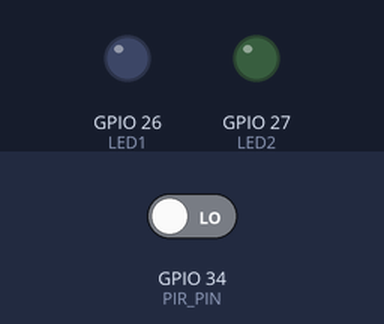
Recording of a program running on a simulated ESP32. On the bench: output pins drawn as LEDs (lit = HIGH). The test bench sets the inputs (shaded band); at power-on: GPIO 34 (PIR_PIN) LOW. WiFi joins after 1.5 s; servers stay silent unless stated; what the program prints to the serial monitor is not drawn.

Above: at 2.7 s.
2.8 s: GPIO 34 (PIR_PIN) driven HIGH
At 3.6 s:
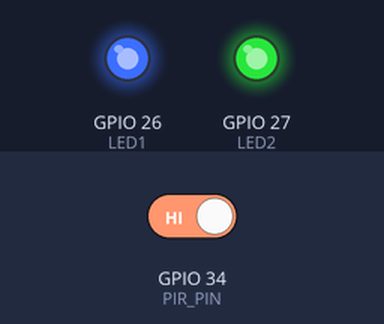
5.8 s: GPIO 34 (PIR_PIN) driven LOW
At 7.1 s:
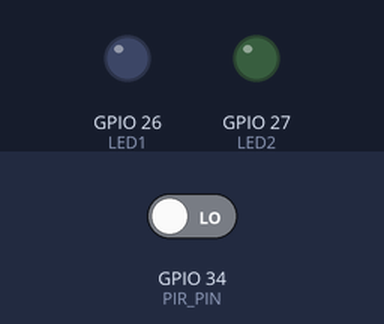
Timing chart, 0 to 8.8 s (numbered marks = the images above; inputs shaded):
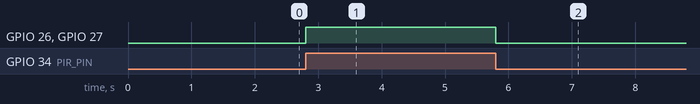

Measured:
- after the input at 2.8 s, GPIO 26 (LED1), GPIO 27 (LED2): LOW → HIGH at once
- after the input at 5.8 s, GPIO 26 (LED1), GPIO 27 (LED2): HIGH → LOW at once

The program:

main.cpp
```cpp
#include <WiFi.h>
#include <WiFiClient.h>
#include <WebServer.h>
#include <uri/UriBraces.h>
#include <HTTPClient.h>

#define WIFI_SSID "Wokwi-GUEST"
#define WIFI_PASSWORD ""
#define WIFI_CHANNEL 6

#define LED1 26
#define LED2 27
#define PIR_PIN 34

const char* thingSpeakHost = "api.thingspeak.com";
String thingSpeakApiKey = "T73H1V7OL78X8H3K"; // thingSpeak API key
unsigned long thingSpeakChannelID = 2873358; // channel ID
unsigned long lastThingSpeakUpdate = 0;
const long updateInterval = 15000;

WebServer server(80);

bool led1State = false;
bool led2State = false;
bool motionOverride1 = false;
bool motionOverride2 = false;

void sendHtml() {
  String response = R"(
    <!DOCTYPE html>
<html lang="en">
<head>
    <meta charset="UTF-8">
    <meta name="viewport" content="width=device-width, initial-scale=1">
    <title>ESP32 Web Server</title>
    <link href="https://fonts.googleapis.com/css2?family=Poppins:wght@300;400;600&display=swap" rel="stylesheet">
    <style>
        * { margin: 0; padding: 0; box-sizing: border-box; }
        body { font-family: 'Poppins', sans-serif; text-align: center; background: linear-gradient(to right, #2c3e50, #4ca1af); color: #fff; padding: 20px; }
        h1 { font-size: 2.5em; margin-bottom: 20px; font-weight: 600; }
        .container { display: flex; justify-content: center; flex-wrap: wrap; gap: 20px; margin-top: 20px; }
        .card { background: rgba(255, 255, 255, 0.15); padding: 25px; border-radius: 15px; box-shadow: 0 8px 16px rgba(0, 0, 0, 0.2); text-align: center; width: 220px; transition: transform 0.3s ease; }
        .card:hover { transform: scale(1.05); }
        h2 { font-size: 1.8em; margin-bottom: 15px; }
        .btn { display: inline-block; width: 100%; padding: 12px; font-size: 1.4em; border: none; border-radius: 8px; cursor: pointer; transition: background 0.3s, transform 0.2s; font-weight: 600; color: white; }
        .ON { background: #27ae60; }
        .OFF { background: #e74c3c; }
        .btn:hover { transform: scale(1.05); opacity: 0.9; }
        @media (max-width: 600px) { .container { flex-direction: column; align-items: center; } .card { width: 90%; } }
    </style>
</head>
<body>
    <h1>ESP32 Web Server</h1>
    <div class="container">
        <div class="card">
            <h2>LED 1 (Motion)</h2>
            <a href="/toggle/1" class="btn LED1_TEXT">LED1_TEXT</a>
        </div>
        <div class="card">
            <h2>LED 2 (Motion)</h2>
            <a href="/toggle/2" class="btn LED2_TEXT">LED2_TEXT</a>
        </div>
    </div>
</body>
</html>
  )";
  response.replace("LED1_TEXT", led1State ? "ON" : "OFF");
  response.replace("LED2_TEXT", led2State ? "ON" : "OFF");
  server.send(200, "text/html", response);
}

void sendToThingSpeak() {
  if (millis() - lastThingSpeakUpdate < updateInterval) return; // Respect 15s interval

  WiFiClient client;
  HTTPClient http;
  String url = "http://";
  url += thingSpeakHost;
  url += "/update?api_key=";
  url += thingSpeakApiKey;
  url += "&field1=";
  url += led1State ? "1" : "0";
  url += "&field2=";
  url += led2State ? "1" : "0";
  url += "&field3=";
  url += (digitalRead(PIR_PIN) == HIGH) ? "1" : "0";

  http.begin(client, url);
  int httpCode = http.GET();
  if (httpCode > 0) {
    Serial.println("Data sent to ThingSpeak: HTTP " + String(httpCode));
  } else {
    Serial.println("Failed to send to ThingSpeak: " + http.errorToString(httpCode));
  }
  http.end();
  lastThingSpeakUpdate = millis();
}

void setup(void) {
  Serial.begin(115200);
  pinMode(LED1, OUTPUT);
  pinMode(LED2, OUTPUT);
  pinMode(PIR_PIN, INPUT);
  digitalWrite(LED1, LOW);
  digitalWrite(LED2, LOW);

  WiFi.begin(WIFI_SSID, WIFI_PASSWORD, WIFI_CHANNEL);
  Serial.print("Connecting to WiFi ");
  Serial.print(WIFI_SSID);
  while (WiFi.status() != WL_CONNECTED) {
    delay(100);
    Serial.print(".");
  }
  Serial.println(" Connected!");
  Serial.print("IP address: ");
  Serial.println(WiFi.localIP());
  Serial.println("Type 'm' to reset both LEDs to motion mode");

  server.on("/", sendHtml);
  server.on(UriBraces("/toggle/{}"), []() {
    String led = server.pathArg(0);
    Serial.print("Toggle LED #");
    Serial.println(led);

    switch (led.toInt()) {
      case 1:
        led1State = !led1State;
        motionOverride1 = true;
        digitalWrite(LED1, led1State);
        Serial.println(led1State ? "LED1 ON (Manual)" : "LED1 OFF (Manual)");
        break;
      case 2:
        led2State = !led2State;
        motionOverride2 = true;
        digitalWrite(LED2, led2State);
        Serial.println(led2State ? "LED2 ON (Manual)" : "LED2 OFF (Manual)");
        break;
    }
    sendHtml();
  });

  server.begin();
  Serial.println("HTTP server started");
}

void loop(void) {
  server.handleClient();

  // Serial command to reset to motion mode
  if (Serial.available() > 0) {
    char input = Serial.read();
    if (input == 'm') {
      motionOverride1 = false;
      motionOverride2 = false;
      Serial.println("Reset both LEDs to Motion Mode");
    }
  }

  // Motion detection for both LEDs (if not overridden)
  bool motionDetected = digitalRead(PIR_PIN) == HIGH;
  static bool lastMotion = LOW;

  if (motionDetected != lastMotion) {
    if (motionDetected) {
      if (!motionOverride1) {
        led1State = true;
        digitalWrite(LED1, HIGH);
        Serial.println("Motion Detected - LED1 ON");
      }
      if (!motionOverride2) {
        led2State = true;
        digitalWrite(LED2, HIGH);
        Serial.println("Motion Detected - LED2 ON");
      }
    } else {
      if (!motionOverride1) {
        led1State = false;
        digitalWrite(LED1, LOW);
        Serial.println("No Motion - LED1 OFF");
      }
      if (!motionOverride2) {
        led2State = false;
        digitalWrite(LED2, LOW);
        Serial.println("No Motion - LED2 OFF");
      }
    }
    lastMotion = motionDetected;
  }

  sendToThingSpeak();

  delay(2);
}
```
